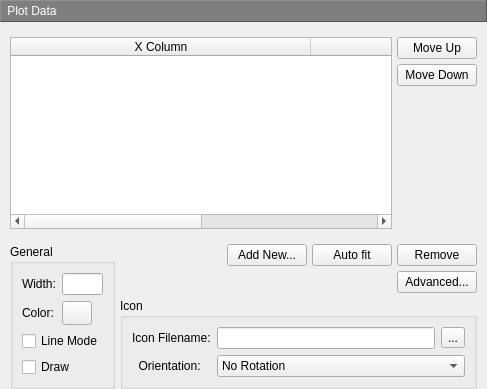
       <widget class="QWidget" name="page_3">
        <layout class="QVBoxLayout" name="verticalLayout_15" stretch="0,8,1">
         <property name="spacing">
          <number>5</number>
         </property>
         <property name="leftMargin">
          <number>0</number>
         </property>
         <property name="topMargin">
          <number>0</number>
         </property>
         <property name="rightMargin">
          <number>0</number>
         </property>
         <property name="bottomMargin">
          <number>0</number>
         </property>
         <item>
          <widget class="QLabel" name="label_165">
           <property name="minimumSize">
            <size>
             <width>0</width>
             <height>22</height>
            </size>
           </property>
           <property name="styleSheet">
            <string notr="true">background-color: rgb(127, 127, 127);
color: rgb(255, 255, 255);</string>
           </property>
           <property name="frameShape">
            <enum>QFrame::Panel</enum>
           </property>
           <property name="frameShadow">
            <enum>QFrame::Raised</enum>
           </property>
           <property name="text">
            <string> Plot Data</string>
           </property>
          </widget>
         </item>
         <item>
          <layout class="QHBoxLayout" name="horizontalLayout_26">
           <property name="leftMargin">
            <number>10</number>
           </property>
           <property name="topMargin">
            <number>10</number>
           </property>
           <property name="rightMargin">
            <number>10</number>
           </property>
           <property name="bottomMargin">
            <number>10</number>
           </property>
           <item>
            <widget class="QTableWidget" name="tableWidget_plotData">
             <property name="selectionMode">
              <enum>QAbstractItemView::SingleSelection</enum>
             </property>
             <property name="selectionBehavior">
              <enum>QAbstractItemView::SelectRows</enum>
             </property>
             <attribute name="horizontalHeaderDefaultSectionSize">
              <number>300</number>
             </attribute>
             <attribute name="verticalHeaderVisible">
              <bool>false</bool>
             </attribute>
             <column>
              <property name="text">
               <string>X Column</string>
              </property>
              <property name="textAlignment">
               <set>AlignCenter</set>
              </property>
             </column>
             <column>
              <property name="text">
               <string>Y Column</string>
              </property>
              <property name="textAlignment">
               <set>AlignCenter</set>
              </property>
             </column>
            </widget>
           </item>
           <item>
            <layout class="QVBoxLayout" name="verticalLayout_14">
             <item>
              <widget class="QPushButton" name="pushButton_15">
               <property name="text">
                <string>Move Up</string>
               </property>
              </widget>
             </item>
             <item>
              <widget class="QPushButton" name="pushButton_16">
               <property name="text">
                <string>Move Down</string>
               </property>
              </widget>
             </item>
             <item>
              <spacer name="verticalSpacer_5">
               <property name="orientation">
                <enum>Qt::Vertical</enum>
               </property>
               <property name="sizeHint" stdset="0">
                <size>
                 <width>20</width>
                 <height>40</height>
                </size>
               </property>
              </spacer>
             </item>
            </layout>
           </item>
          </layout>
         </item>
         <item>
          <layout class="QHBoxLayout" name="horizontalLayout_25" stretch="1,10">
           <property name="leftMargin">
            <number>10</number>
           </property>
           <property name="rightMargin">
            <number>10</number>
           </property>
           <item>
            <widget class="QGroupBox" name="groupBox_5">
             <property name="title">
              <string>General</string>
             </property>
             <layout class="QGridLayout" name="gridLayout_9">
              <item row="0" column="0">
               <widget class="QLabel" name="label_37">
                <property name="text">
                 <string>Width:</string>
                </property>
               </widget>
              </item>
              <item row="0" column="1">
               <widget class="QLineEdit" name="lineEdit_24"/>
              </item>
              <item row="1" column="0">
               <widget class="QLabel" name="label_38">
                <property name="text">
                 <string>Color:</string>
                </property>
               </widget>
              </item>
              <item row="1" column="1">
               <widget class="ColorButton" name="pushButton_21">
                <property name="maximumSize">
                 <size>
                  <width>30</width>
                  <height>30</height>
                 </size>
                </property>
                <property name="text">
                 <string/>
                </property>
               </widget>
              </item>
              <item row="2" column="0" colspan="2">
               <widget class="QCheckBox" name="checkBox_10">
                <property name="text">
                 <string>Line Mode</string>
                </property>
               </widget>
              </item>
              <item row="3" column="0" colspan="2">
               <widget class="QCheckBox" name="checkBox_11">
                <property name="text">
                 <string>Draw</string>
                </property>
               </widget>
              </item>
             </layout>
            </widget>
           </item>
           <item>
            <layout class="QVBoxLayout" name="verticalLayout_12" stretch="1,1,2">
             <item>
              <layout class="QHBoxLayout" name="horizontalLayout_19">
               <item>
                <spacer name="horizontalSpacer_9">
                 <property name="orientation">
                  <enum>Qt::Horizontal</enum>
                 </property>
                 <property name="sizeHint" stdset="0">
                  <size>
                   <width>40</width>
                   <height>20</height>
                  </size>
                 </property>
                </spacer>
               </item>
               <item>
                <widget class="QPushButton" name="pushButton_addNew">
                 <property name="text">
                  <string>Add New...</string>
                 </property>
                </widget>
               </item>
               <item>
                <widget class="QPushButton" name="pushButton_18">
                 <property name="text">
                  <string>Auto fit</string>
                 </property>
                </widget>
               </item>
               <item>
                <widget class="QPushButton" name="pushButton_19">
                 <property name="text">
                  <string>Remove</string>
                 </property>
                </widget>
               </item>
              </layout>
             </item>
             <item>
              <layout class="QHBoxLayout" name="horizontalLayout_20">
               <item>
                <spacer name="horizontalSpacer_8">
                 <property name="orientation">
                  <enum>Qt::Horizontal</enum>
                 </property>
                 <property name="sizeHint" stdset="0">
                  <size>
                   <width>40</width>
                   <height>20</height>
                  </size>
                 </property>
                </spacer>
               </item>
               <item>
                <widget class="QPushButton" name="pushButton_20">
                 <property name="text">
                  <string>Advanced...</string>
                 </property>
                </widget>
               </item>
              </layout>
             </item>
             <item>
              <widget class="QGroupBox" name="groupBox_12">
               <property name="title">
                <string>Icon</string>
               </property>
               <layout class="QGridLayout" name="gridLayout_13">
                <item row="0" column="0">
                 <widget class="QLabel" name="label_39">
                  <property name="text">
                   <string>Icon Filename:</string>
                  </property>
                 </widget>
                </item>
                <item row="0" column="1">
                 <widget class="QLineEdit" name="lineEdit_25"/>
                </item>
                <item row="0" column="2">
                 <widget class="QToolButton" name="toolButton">
                  <property name="text">
                   <string>...</string>
                  </property>
                 </widget>
                </item>
                <item row="1" column="0">
                 <widget class="QLabel" name="label_40">
                  <property name="text">
                   <string>  Orientation:</string>
                  </property>
                 </widget>
                </item>
                <item row="1" column="1" colspan="2">
                 <widget class="QComboBox" name="comboBox_6">
                  <item>
                   <property name="text">
                    <string>No Rotation</string>
                   </property>
                  </item>
                  <item>
                   <property name="text">
                    <string>90 Degrees CW</string>
                   </property>
                  </item>
                  <item>
                   <property name="text">
                    <string>180 Degrees CW</string>
                   </property>
                  </item>
                  <item>
                   <property name="text">
                    <string>270  Degrees CW</string>
                   </property>
                  </item>
                  <item>
                   <property name="text">
                    <string>Follow Yaw</string>
                   </property>
                  </item>
                  <item>
                   <property name="text">
                    <string>Follow Pitch</string>
                   </property>
                  </item>
                  <item>
                   <property name="text">
                    <string>Follow Roll</string>
                   </property>
                  </item>
                  <item>
                   <property name="text">
                    <string>Follow Course</string>
                   </property>
                  </item>
                  <item>
                   <property name="text">
                    <string>Follow F.P.Angle</string>
                   </property>
                  </item>
                 </widget>
                </item>
               </layout>
              </widget>
             </item>
            </layout>
           </item>
          </layout>
         </item>
        </layout>
       </widget>
